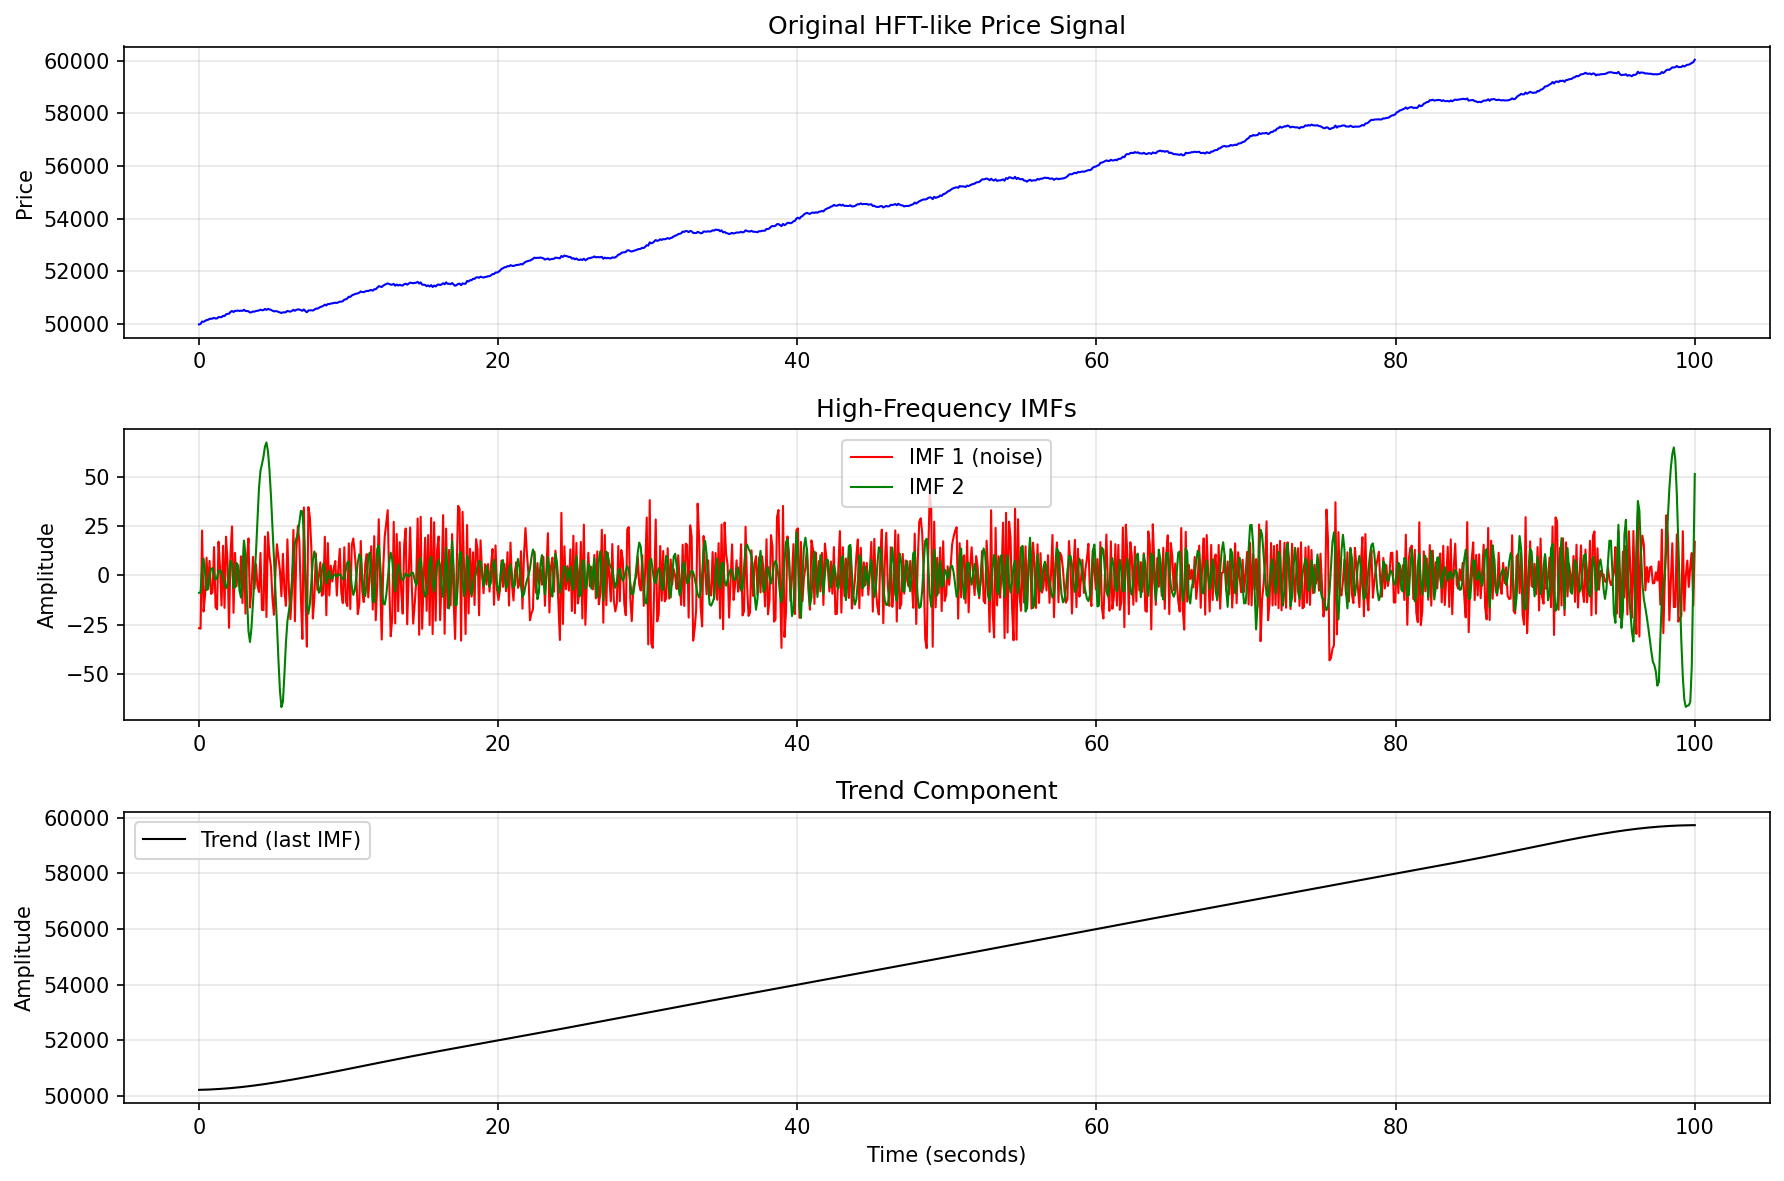

Reproduce this figure in Python.
#!/usr/bin/env python3
"""
Simple EMD Package Test
=======================

Basic test of EMD packages without Unicode characters for Windows compatibility.
"""

import numpy as np
import matplotlib.pyplot as plt
import time

def test_pyemd():
    """Test PyEMD functionality"""
    print("\nTesting PyEMD...")
    
    try:
        from PyEMD import EMD, EEMD, CEEMDAN
        print("  PyEMD import successful")
        
        # Generate test signal
        t = np.linspace(0, 1, 1000)
        signal = np.sin(2 * np.pi * 5 * t) + 0.5 * np.sin(2 * np.pi * 20 * t) + 0.1 * np.random.randn(1000)
        
        # Test EMD
        print("  Testing EMD...")
        start_time = time.perf_counter()
        emd = EMD()
        imfs_emd = emd(signal)
        emd_time = time.perf_counter() - start_time
        print(f"    EMD: {len(imfs_emd)} IMFs in {emd_time*1000:.1f}ms")
        
        # Test EEMD (reduced trials for speed)
        print("  Testing EEMD...")
        start_time = time.perf_counter()
        eemd = EEMD(trials=20)
        imfs_eemd = eemd(signal)
        eemd_time = time.perf_counter() - start_time
        print(f"    EEMD: {len(imfs_eemd)} IMFs in {eemd_time*1000:.1f}ms")
        
        return True, {
            'emd_time': emd_time,
            'eemd_time': eemd_time,
            'emd_imfs': len(imfs_emd),
            'eemd_imfs': len(imfs_eemd)
        }
        
    except ImportError as e:
        print(f"  PyEMD import failed: {e}")
        return False, None
    except Exception as e:
        print(f"  PyEMD test failed: {e}")
        return False, None


def test_pyhht():
    """Test PyHHT functionality"""
    print("\nTesting PyHHT...")
    
    try:
        from pyhht import EMD
        print("  PyHHT import successful")
        
        # Generate test signal
        t = np.linspace(0, 1, 1000)
        signal = np.sin(2 * np.pi * 5 * t) + 0.5 * np.sin(2 * np.pi * 20 * t) + 0.1 * np.random.randn(1000)
        
        # Test PyHHT EMD
        print("  Testing PyHHT EMD...")
        start_time = time.perf_counter()
        emd = EMD(signal)
        imfs = emd.decompose()
        pyhht_time = time.perf_counter() - start_time
        print(f"    PyHHT EMD: {len(imfs)} IMFs in {pyhht_time*1000:.1f}ms")
        
        return True, {
            'pyhht_time': pyhht_time,
            'pyhht_imfs': len(imfs)
        }
        
    except ImportError as e:
        print(f"  PyHHT import failed: {e}")
        return False, None
    except Exception as e:
        print(f"  PyHHT test failed: {e}")
        return False, None


def create_simple_plot():
    """Create a simple EMD visualization"""
    print("\nCreating test visualization...")
    
    try:
        from PyEMD import EMD
        
        # Generate test signal (HFT-like)
        t = np.linspace(0, 100, 1000)  # 100 seconds, 100ms intervals
        trend = 50000 + 100 * t
        cycle1 = 200 * np.sin(2 * np.pi * 0.1 * t)
        cycle2 = 50 * np.sin(2 * np.pi * 0.5 * t)
        noise = 20 * np.random.normal(0, 1, 1000)
        signal = trend + cycle1 + cycle2 + noise
        
        # EMD decomposition
        emd = EMD()
        imfs = emd(signal)
        
        # Create plot
        plt.figure(figsize=(12, 8))
        
        plt.subplot(3, 1, 1)
        plt.plot(t, signal, 'b-', linewidth=1)
        plt.title('Original HFT-like Price Signal')
        plt.ylabel('Price')
        plt.grid(True, alpha=0.3)
        
        plt.subplot(3, 1, 2)
        plt.plot(t, imfs[0], 'r-', linewidth=1, label='IMF 1 (noise)')
        if len(imfs) > 1:
            plt.plot(t, imfs[1], 'g-', linewidth=1, label='IMF 2')
        plt.title('High-Frequency IMFs')
        plt.ylabel('Amplitude')
        plt.legend()
        plt.grid(True, alpha=0.3)
        
        plt.subplot(3, 1, 3)
        if len(imfs) > 2:
            plt.plot(t, imfs[-1], 'k-', linewidth=1, label='Trend (last IMF)')
        plt.title('Trend Component')
        plt.xlabel('Time (seconds)')
        plt.ylabel('Amplitude')
        plt.legend()
        plt.grid(True, alpha=0.3)
        
        plt.tight_layout()
        plt.savefig('simple_emd_test.png', dpi=150, bbox_inches='tight')
        print("  Test plot saved as 'simple_emd_test.png'")
        
        return True
        
    except Exception as e:
        print(f"  Visualization failed: {e}")
        return False


def main():
    """Main test function"""
    print("EMD Package Simple Test")
    print("=" * 30)
    
    # Test PyEMD
    pyemd_success, pyemd_results = test_pyemd()
    
    # Test PyHHT  
    pyhht_success, pyhht_results = test_pyhht()
    
    # Create visualization if any package works
    if pyemd_success:
        viz_success = create_simple_plot()
    else:
        viz_success = False
    
    # Summary
    print("\n" + "=" * 30)
    print("SUMMARY")
    print("=" * 30)
    
    if pyemd_success:
        print("PyEMD: WORKING")
        if pyemd_results:
            print(f"  EMD: {pyemd_results['emd_time']*1000:.1f}ms, {pyemd_results['emd_imfs']} IMFs")
            print(f"  EEMD: {pyemd_results['eemd_time']*1000:.1f}ms, {pyemd_results['eemd_imfs']} IMFs")
    else:
        print("PyEMD: FAILED")
    
    if pyhht_success:
        print("PyHHT: WORKING") 
        if pyhht_results:
            print(f"  EMD: {pyhht_results['pyhht_time']*1000:.1f}ms, {pyhht_results['pyhht_imfs']} IMFs")
    else:
        print("PyHHT: FAILED")
    
    if viz_success:
        print("Visualization: SUCCESS")
    else:
        print("Visualization: FAILED")
    
    working_packages = sum([pyemd_success, pyhht_success])
    print(f"\nWorking packages: {working_packages}/2")
    
    if working_packages > 0:
        print("\nREADY for full benchmark!")
        print("Next steps:")
        print("1. Run: python emd_performance_benchmark.py")
        print("2. Run: python hft_microstructure_emd_example.py")
    else:
        print("\nNO WORKING PACKAGES")
        print("Install with:")
        print("  pip install PyEMD")
        print("  pip install PyHHT")


if __name__ == "__main__":
    main()